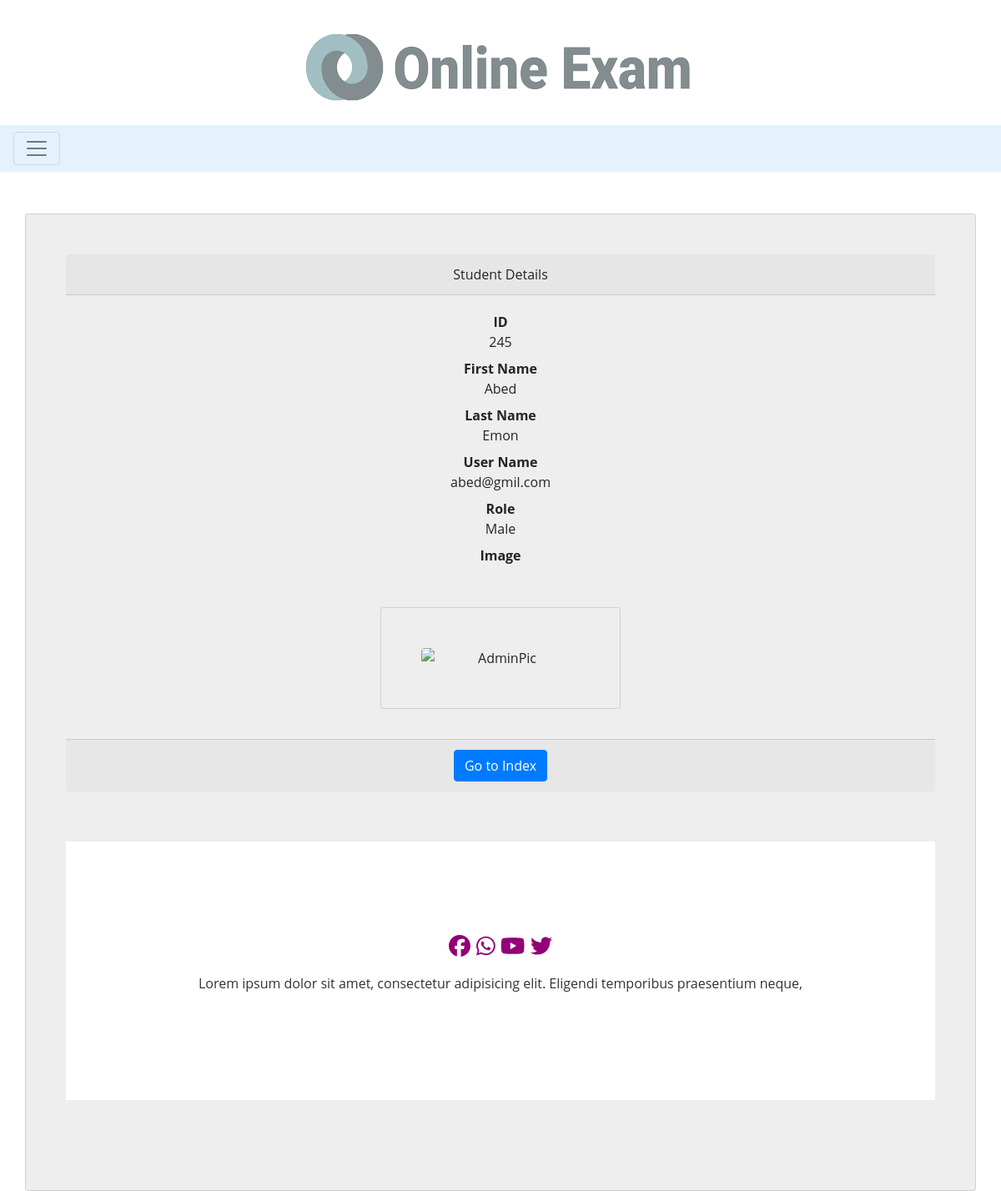
Screenshot of /classProject/php/public/admin/show.php?id=245 (signed in) with the database file from the repository.
### tables this page shows
CREATE TABLE `applicant` (
  `id` int(11) NOT NULL,
  `first_name` varchar(225) DEFAULT NULL,
  `last_naem` varchar(225) DEFAULT NULL,
  `email_address` varchar(225) NOT NULL,
  `gender` varchar(225) DEFAULT NULL,
  `picture` varchar(255) DEFAULT NULL,
  `password` int(11) NOT NULL
);

### classProject/php/public/admin/show.php (the view, shortened to what this page needs)
<?php
$webroot="http://localhost/classProject/php/public/";
$_id = $_GET['id'];
$conn = new PDO("mysql:host=localhost;dbname=online_exam", 'root', '');
$conn->setAttribute(PDO::ATTR_ERRMODE, PDO::ERRMODE_EXCEPTION);
$query = "SELECT * FROM `applicant` where id= :id";
$stmt = $conn->prepare($query);
$stmt->bindParam(':id',$_id);
$result=$stmt->execute();
$admin = $stmt->fetch();
?>
<!doctype html>
<html lang="en">
<?php
include_once ('../../views/elements/head.php');
?>
<body>
<header>
    <div class="container">
        <div class="header-top">
            <a href="index.html" class="site-logo">
                <img src="ll.png" alt="Image" class="img-fluid mx-auto d-block">
            </a>
        </div>
        <nav class="navbar navbar-expand-lg navbar-light">
        </nav>
    </div>
</header>
<div class="pos-f-t">
    <nav class="navbar navbar-light" style="background-color: #e3f2fd;">
        <button class="navbar-toggler" type="button" data-toggle="collapse" data-target="#navbarToggleExternalContent" aria-controls="navbarToggleExternalContent" aria-expanded="false" aria-label="Toggle navigation">
            <span class="navbar-toggler-icon"></span>
        </button>
    </nav>
</div>
<div class="card text-center container">
    <div class="card-header">
        Student Details
    </div>
    <div class="card-body" >
        <dl>
            <dt>ID</dt>
            <dd>
                <?= $admin['id']; ?>
            </dd>
            <dt>First Name</dt>
            <dd>
                <?= $admin['first_name']; ?>
            </dd>
            <dt>Last Name</dt>
            <dd>
                <?= $admin['last_naem']; ?>
            </dd>
            <dt>User Name</dt>
            <dd>
                <?= $admin['email_address']; ?>
            </dd>
            <dt>Role</dt>
            <dd>
                <?= $admin['gender']; ?>
            </dd>
            <dt>Image</dt>
            <dd>
                <div class="card mx-auto" style="width: 18rem;">
                    <img src="<?= $webroot; ?>upload/<?= $admin['picture']; ?>" class="rounded card-img-top " alt="AdminPic">
                </div>
            </dd>
        </dl>
    </div>
    <div class="card-footer text-muted">
        <a href="index.php" class="btn btn-primary">Go to Index</a>
    </div>
    <?php
    include_once ('../../views/elements/footer.php');
    ?>
</div>
<?php
include_once ('../../views/elements/footer.php');
?>
</body>
</html>

### classProject/php/public/admin/style.css (style rules this page uses)
body { font-family: 'Roboto', sans-serif; }
header { margin-top:30px; }
body { font-family: 'open sans'; overflow-x: hidden; }
img { max-width: 100%; }
.card { margin-top: 50px; background: #eee; padding: 3em; line-height: 1.5em; }

### rows the page displays
applicant: id "245", first_name "Abed", last_naem "Emon", email_address "abed@gmil.com", gender "Male"
